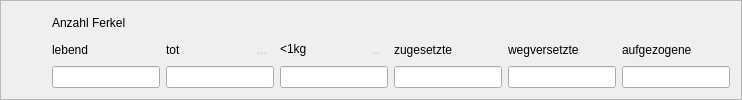
           <widget class="QFrame" name="frame_Anzahl_Ferkel">
            <property name="frameShape">
             <enum>QFrame::StyledPanel</enum>
            </property>
            <property name="frameShadow">
             <enum>QFrame::Raised</enum>
            </property>
            <layout class="QHBoxLayout" name="horizontalLayout_12">
             <item>
              <spacer name="horizontalSpacer_10">
               <property name="orientation">
                <enum>Qt::Horizontal</enum>
               </property>
               <property name="sizeHint" stdset="0">
                <size>
                 <width>40</width>
                 <height>20</height>
                </size>
               </property>
              </spacer>
             </item>
             <item>
              <layout class="QGridLayout" name="Layout_Anzahl_Ferkel">
               <item row="1" column="3">
                <widget class="QToolButton" name="toolButton_Tootlip_Ferkel_Tot">
                 <property name="enabled">
                  <bool>false</bool>
                 </property>
                 <property name="mouseTracking">
                  <bool>false</bool>
                 </property>
                 <property name="toolTip">
                  <string>Tot geborenen Ferkel (ohne Mumien)</string>
                 </property>
                 <property name="autoFillBackground">
                  <bool>false</bool>
                 </property>
                 <property name="text">
                  <string>...</string>
                 </property>
                 <property name="icon">
                  <iconset>
                   <normaloff>../Images/info-symbol-1343394_640.png</normaloff>../Images/info-symbol-1343394_640.png</iconset>
                 </property>
                 <property name="autoRaise">
                  <bool>true</bool>
                 </property>
                </widget>
               </item>
               <item row="1" column="5">
                <widget class="QToolButton" name="toolButton_Tooltip_Ferkel_1kg">
                 <property name="enabled">
                  <bool>false</bool>
                 </property>
                 <property name="toolTip">
                  <string>Ferkel kleiner 1 kg (geschätzt; keine Wiegung erforderlich)</string>
                 </property>
                 <property name="text">
                  <string>...</string>
                 </property>
                 <property name="icon">
                  <iconset>
                   <normaloff>../Images/info-symbol-1343394_640.png</normaloff>../Images/info-symbol-1343394_640.png</iconset>
                 </property>
                 <property name="autoRaise">
                  <bool>true</bool>
                 </property>
                </widget>
               </item>
               <item row="2" column="6" colspan="2">
                <widget class="QLineEdit" name="lineEdit_Anzah_Ferkel_zug">
                 <property name="toolTip">
                  <string/>
                 </property>
                 <property name="inputMethodHints">
                  <set>Qt::ImhNone</set>
                 </property>
                 <property name="inputMask">
                  <string/>
                 </property>
                </widget>
               </item>
               <item row="0" column="0" colspan="12">
                <widget class="QLabel" name="label_Anzah_Ferkel">
                 <property name="text">
                  <string>Anzahl Ferkel</string>
                 </property>
                </widget>
               </item>
               <item row="1" column="4">
                <widget class="QLabel" name="label_Anzah_Ferkel_s1k">
                 <property name="toolTip">
                  <string/>
                 </property>
                 <property name="text">
                  <string>&lt;1kg</string>
                 </property>
                </widget>
               </item>
               <item row="1" column="2">
                <widget class="QLabel" name="label_Anzah_Ferkel_tot">
                 <property name="text">
                  <string>tot</string>
                 </property>
                </widget>
               </item>
               <item row="2" column="4" colspan="2">
                <widget class="QLineEdit" name="lineEdit_Anzah_Ferkel_s1kg">
                 <property name="toolTip">
                  <string/>
                 </property>
                </widget>
               </item>
               <item row="2" column="2" colspan="2">
                <widget class="QLineEdit" name="lineEdit_Anzah_Ferkel_tot">
                 <property name="toolTip">
                  <string/>
                 </property>
                </widget>
               </item>
               <item row="2" column="0" colspan="2">
                <widget class="QLineEdit" name="lineEdit_Anzah_Ferkel_leb">
                 <property name="toolTip">
                  <string/>
                 </property>
                </widget>
               </item>
               <item row="2" column="8" colspan="2">
                <widget class="QLineEdit" name="lineEdit_Anzah_Ferkel_weg">
                 <property name="toolTip">
                  <string/>
                 </property>
                </widget>
               </item>
               <item row="2" column="10" colspan="2">
                <widget class="QLineEdit" name="lineEdit_Anzah_Ferkel_auf">
                 <property name="toolTip">
                  <string/>
                 </property>
                </widget>
               </item>
               <item row="1" column="0" colspan="2">
                <widget class="QLabel" name="label_Anzah_Ferkel_leb">
                 <property name="text">
                  <string>lebend</string>
                 </property>
                </widget>
               </item>
               <item row="1" column="10" colspan="2">
                <widget class="QLabel" name="label_Anzah_Ferkel_auf">
                 <property name="text">
                  <string>aufgezogene</string>
                 </property>
                </widget>
               </item>
               <item row="1" column="8" colspan="2">
                <widget class="QLabel" name="label_Anzah_Ferkel_weg">
                 <property name="text">
                  <string>wegversetzte</string>
                 </property>
                </widget>
               </item>
               <item row="1" column="6" colspan="2">
                <widget class="QLabel" name="label_Anzah_Ferkel_zug">
                 <property name="text">
                  <string>zugesetzte</string>
                 </property>
                </widget>
               </item>
              </layout>
             </item>
            </layout>
           </widget>
